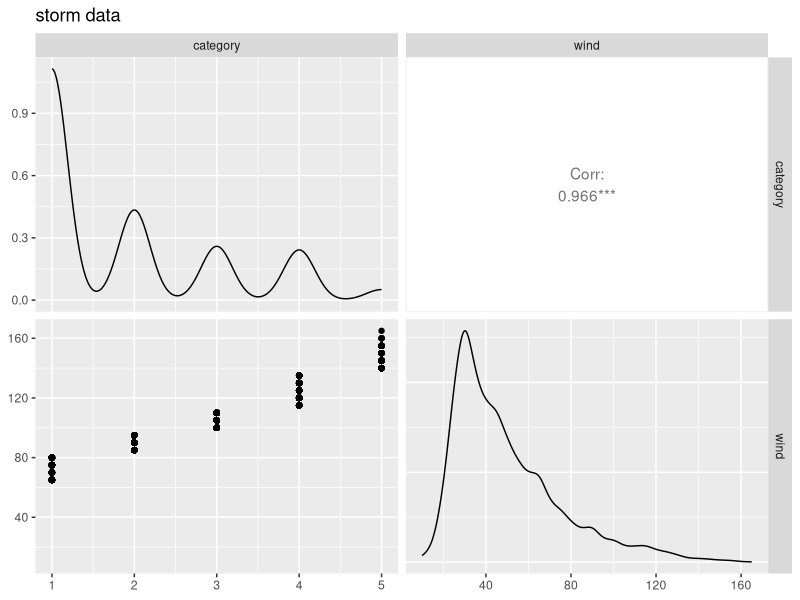
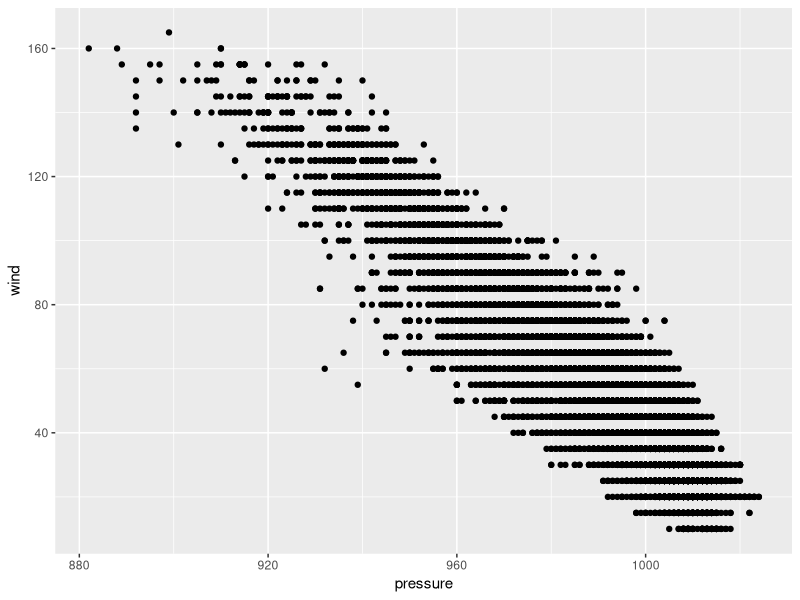
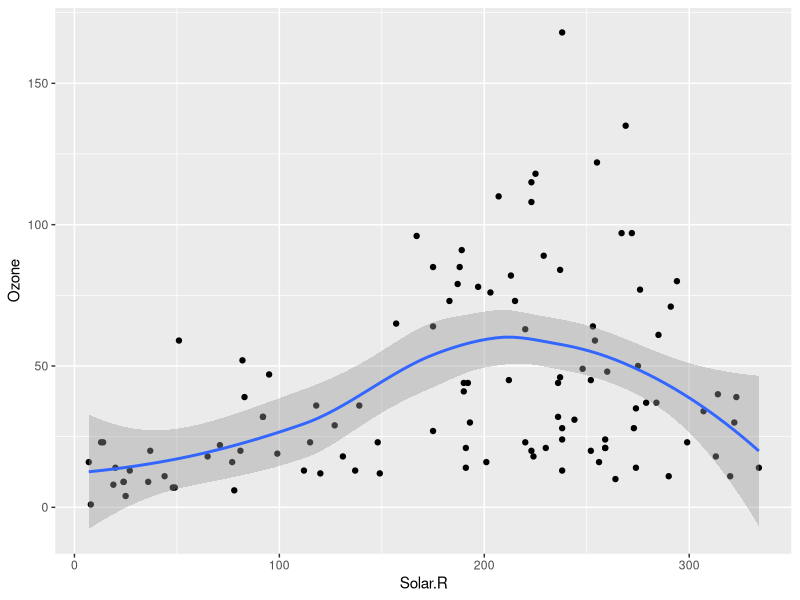

Recreate these plots in R, in order.
## ---- chunk 1
library("tidyverse")
install.packages('GGally')

View(storms)
data("storms")
View(storms)
?storms
## ---- chunk 2
library("GGally")
ggpairs(data=storms, columns=9:10, title = "storm data")
ggplot(storms, aes(x=pressure, y=wind)) + geom_point()
## ---- chunk 3
# formula Y ~ x
# DV ~ IV (dependent variable as predicted by independent variable)
long_model <- lm(data=storms, formula = wind ~ long)
summary(long_model)
## 
## ---- chunk 4
data("airquality")
air <- as_tibble(airquality)
?airquality
#model <- lm()
#Depedent variable is Y in Regressions
#Correlations, arent directional
cor.test(airquality$Ozone, airquality$Solar.R)
## interpret results
#pValue:probability of 
# lower the P value the more likely the relationship is not a coincidence
# low P, is this significant
#Correlation coefficient strenghh and direction of relationship.
# Positive, as one grows the other does

ggplot(airquality, aes(x=Solar.R, y=Ozone)) + geom_point() + geom_smooth()

#how can we use one variable to predict another variable

simple_model <- lm(data=airquality, formula = Ozone ~ Solar.R)
summary(simple_model)

#How well this variable Solar.R can predict the Ozone
#Intercept tells us x value = 0, base y value
#Intercept: Exactly 0 radiation the ozone would be

#Estimate : slope of measurement
# Pvalue low = statistically significant
# R-Squared value: what % of the vlaue of Ozone can be attributed by Solar R
## ---- chunk 5
quality_model <- lm(air, formula = Ozone ~ Solar.R + Wind + Temp + Day + Month)
summary(quality_model)

#Interpret : 
  #P-Value: Does this variable have statistically signicantly adding value to model
    # High : not valuable
  #Overall P Value: not less than .05 -> then not a good model at predicting 
 #Adjusted R Squared: about 60% of Ozone can be predicted by other variables
  #Intercept : if all variables are zero

quality_model2 <- lm(air, formula = Ozone ~ Solar.R + Wind + Temp )
summary(quality_model2)
